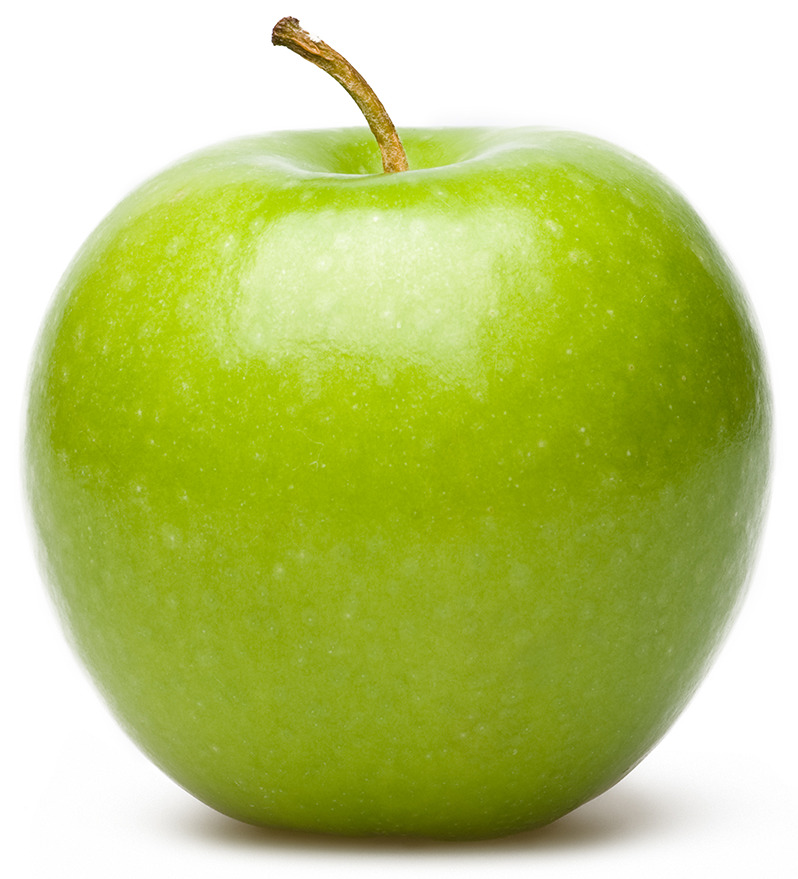
#> input picture project2-george-lily-main/example1/apple.jpg, 798 x 879 px
$ python hybrid.py example1/apple.jpg example1/orange.jpg 1.0 1.0 out.png
#> lines starting #> are read from the running program, lines starting #| are printed output that depends on the picture
### project2-george-lily-main/project2_util.py
import os
from collections import namedtuple
import json

import cv2
import numpy as np
import sys

MAX_DISPLAY_W = 1200
MAX_DISPLAY_H = 700

FIRST_IMSHOW = True

######################################################################

def get_display_scale(img):
    """Get integer scaling factor to fit image on screen."""
    h, w = img.shape[:2]
    return max(1, int(np.ceil(max(h / MAX_DISPLAY_H, w / MAX_DISPLAY_W))))

######################################################################

def scale_for_display(img, return_scale=False):

    """Downscale image for display on the screen. Returns scale factor and
    reduced image."""

    scl = get_display_scale(img)
    if scl == 1:
        display = img.copy()
    else:
        f = 1.0/scl
        display = cv2.resize(img, (0, 0), fx=f, fy=f,
                             interpolation=cv2.INTER_AREA)

    if return_scale:
        return display, scl
    else:
        return display

######################################################################

def put_text(display, prompt, loc=None):
    """Draw white-on-black text."""
    if loc is None:
        h = display.shape[0]
        loc = (4, h-8)

    for (brt, thk) in [(0, 3), (255, 1)]:
        cv2.putText(display, prompt, loc,
                    cv2.FONT_HERSHEY_SIMPLEX, 0.5,
                    (brt, brt, brt), thk,
                    cv2.LINE_AA)

######################################################################

# [35 lines left out: function get_single_click, not called in this run]

######################################################################

def setup_window(window_name):

    """Create an OpenCV window with hidden GUI."""

    wflags = cv2.WINDOW_GUI_NORMAL | cv2.WINDOW_KEEPRATIO | cv2.WINDOW_AUTOSIZE

    cv2.namedWindow(window_name, wflags)


######################################################################

def label_and_wait_for_key(window_name, display, prompt):

    display = scale_for_display(display)

    put_text(display, prompt)

    cv2.imshow(window_name, display)

    global FIRST_IMSHOW
    if FIRST_IMSHOW:
        FIRST_IMSHOW = False
        cv2.moveWindow(window_name, 0, 0)

    while cv2.waitKey(5) < 0:
        pass


######################################################################

_ImageROI = namedtuple(
    'ImageROI',
    'image_filename, center, angle, width, height'
)

######################################################################

# [701 lines left out: functions roi_from_center_angle_dims, roi_from_points, roi_get_matrix, roi_map_points, roi_display, roi_save and 18 more, not called in this run]

# [2 lines that do not run on import are left out]

### project2-george-lily-main/hybrid.py
import sys
import cv2
import numpy as np
import project2_util

def main():
    if len(sys.argv) != 6:
        print('usage: python hybrid.py IMG1 IMG2 SIGMA K RESULT')
        sys.exit(1)

    img1 = cv2.imread(sys.argv[1], cv2.IMREAD_ANYCOLOR).astype(np.float32)
    img2 = cv2.imread(sys.argv[2], cv2.IMREAD_ANYCOLOR).astype(np.float32)
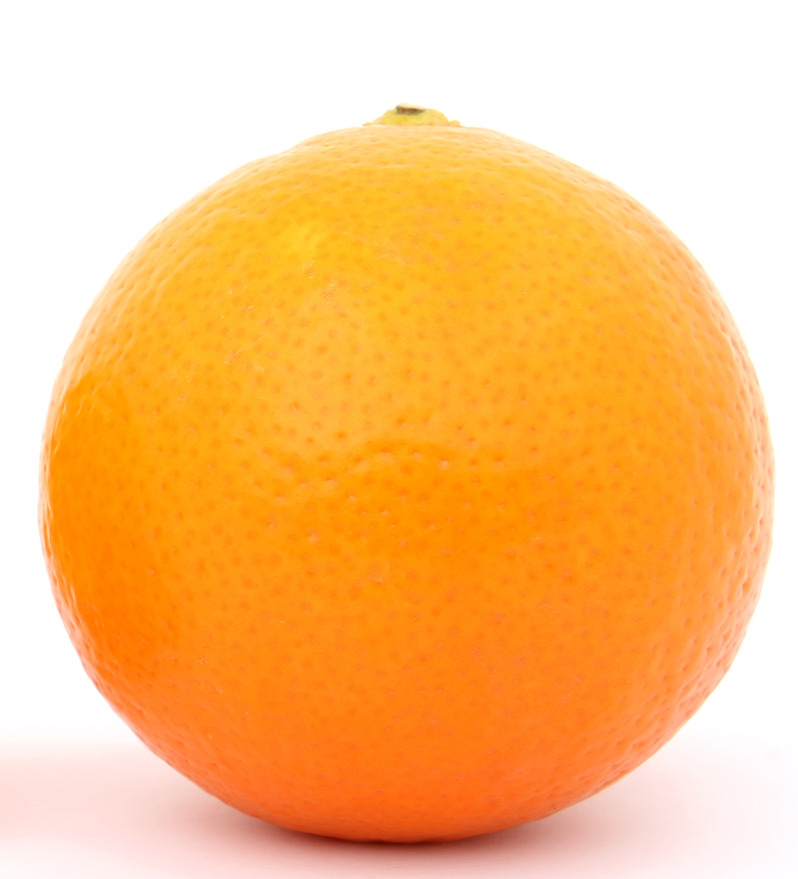
#> input picture project2-george-lily-main/example1/orange.jpg, 798 x 879 px

    sigma = float(sys.argv[3])
    k = float(sys.argv[4])

    result = hybrid_image(img1,img2, sigma, k)

    result_filename = sys.argv[5]

    cv2.imwrite(result_filename, result)

    window = 'Hybrid image result'
    project2_util.setup_window(window)
    project2_util.label_and_wait_for_key(window, result,
                                         'Result (hit a key when done)')


def hybrid_image(img1, img2, sigma, k):
#> called with sigma = 1, k = 1
    A_lopass = cv2.GaussianBlur(img1, ksize=(0,0), sigmaX=sigma)
    B_hipass = img2 - cv2.GaussianBlur(img2, ksize=(0,0), sigmaX=sigma * k)
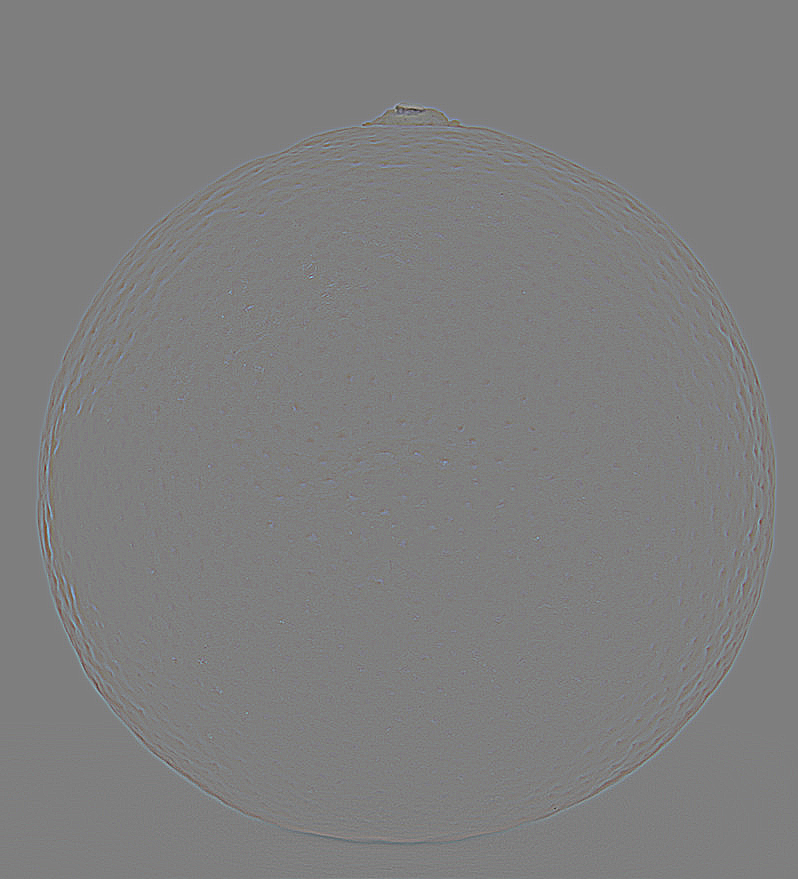
#> B_hipass: shape (879, 798, 3) float32; mean B, G, R 0, 0, 0; drawn with min black and max white
    return np.clip(A_lopass + B_hipass, 0, 255).astype(np.uint8)


if __name__ == '__main__':
    main()
#> in scale_for_display, `scl = get_display_scale(img)`: scl = 2
#> in scale_for_display, `f = 1.0/scl`: f = 0.5
#> after the loop in put_text, `for (brt, thk) in [(0, 3), (255, 1)]:`:
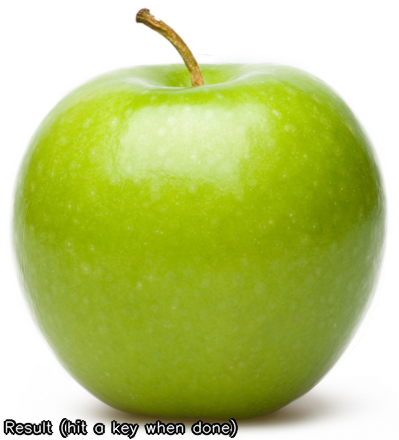
#> display: shape (440, 399, 3); mean B, G, R 118.7, 200.5, 186.5
#> (key Esc is pressed here)
